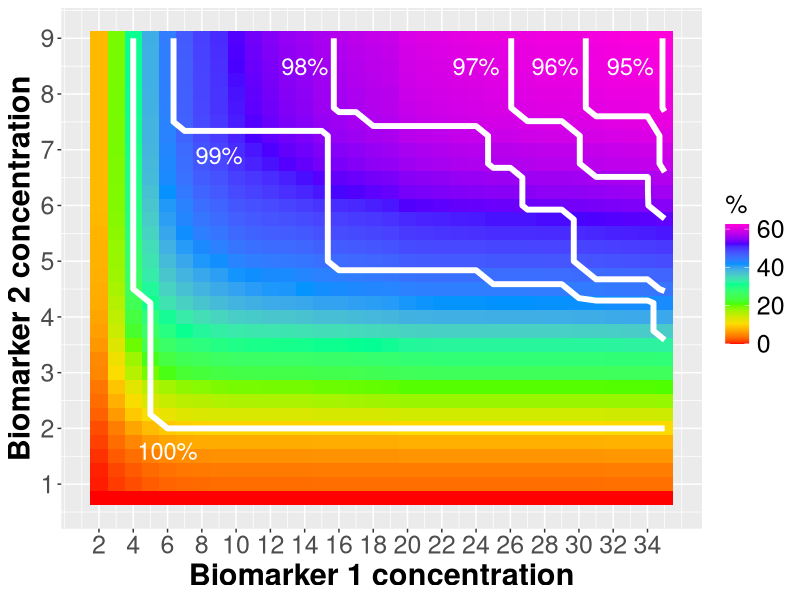

The R script that drew this image:
# Graph Eg: John Pickering 17 July 2015

library(ggplot2)

dat<- read.table("data.csv",header=T,sep=",",quote="")

# x represents biomarker 1 concentrations
# y represents biomarker 2 concentrations
# z represents the sensitivity at each combination of biomarker values
# z_prop represents the proportions at each combination of biomarker values below the biomarker values

p <- ggplot(dat, aes(x,y))
p + theme(axis.text=element_text(size=18),
          legend.text=element_text(size=18),
          legend.title=element_text(size=18),
          axis.title=element_text(size=22, face="bold")) +  
    geom_tile(aes(fill=z_prop)) +
    ylim(0.75,9) +
    scale_fill_gradientn(colours=rainbow(7),name="%") +
    stat_contour(aes(z=z),colour="white",size=2,breaks=c(0.95,0.96,0.97,0.98,0.99,1.0)) +  
    scale_y_continuous(breaks=c(seq(1,9,1))) + 
    scale_x_continuous(breaks=c( seq(2,34,2))) +
    annotate("text",x=6, y=1.6,label="100%",colour = "white", size = 6, face="bold") +
    annotate("text",x=9, y=6.9,label="99%",colour = "white", size = 6, face="bold") +
    annotate("text",x=14, y=8.5,label="98%",colour = "white", size = 6, face="bold") +
    annotate("text",x=24, y=8.5,label="97%",colour = "white", size = 6, face="bold")  +
    annotate("text",x=28.6, y=8.5,label="96%",colour = "white", size = 6, face="bold")  +
    annotate("text",x=33, y=8.5,label="95%",colour = "white", size = 6, face="bold")  +
    labs(x="Biomarker 1 concentration",y="Biomarker 2 concentration")